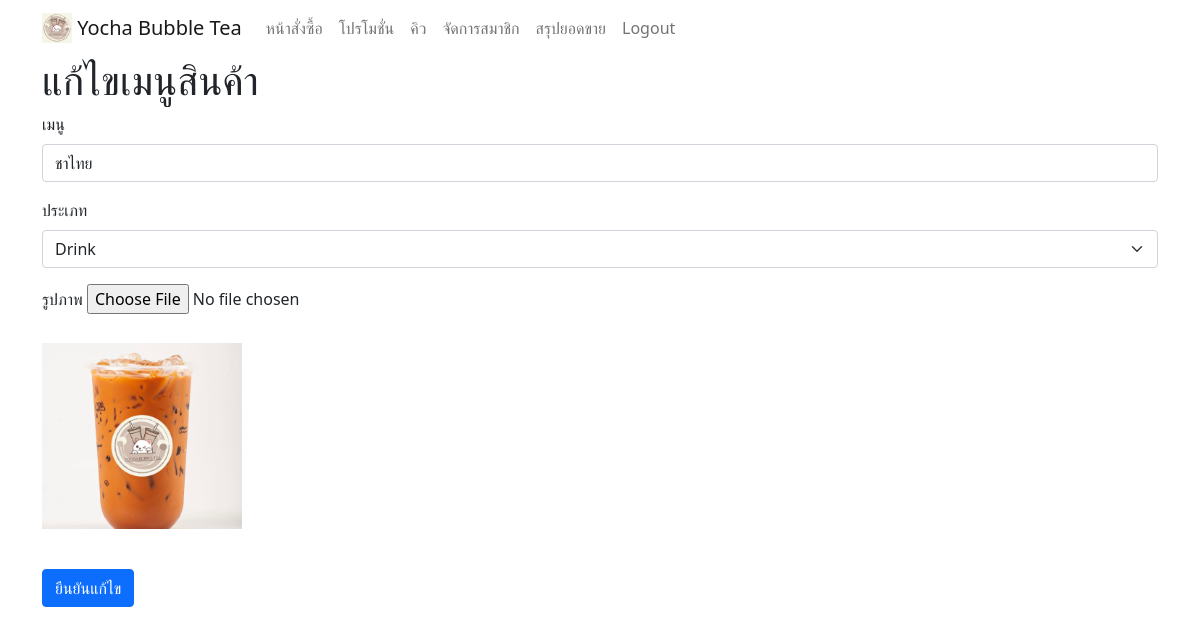
The page /employee/edit_product.php?id=13 (signed in) on the database its author committed.
### tables this page shows
CREATE TABLE `product` (
  `pro_id` int(11) NOT NULL,
  `name` varchar(50) NOT NULL,
  `type` varchar(25) NOT NULL,
  `image` varchar(100) NOT NULL
);

### employee/edit_product.php (the view, shortened to what this page needs)
<?php
include("navbar_em.php");
include ("../connection.php");
$id = $_GET['id'];
$sql = "SELECT * FROM product WHERE pro_id = $id";
$result = $conn->query($sql);
$row = $result->fetch_assoc()
?>
<div class="container">
    <h1>แก้ไขเมนูสินค้า</h1>
    <form action="edit_product_p.php"  method="post" enctype="multipart/form-data">
      <div class="mb-3">
        <label for="name" class="form-label">เมนู</label>
        <input type="text" class="form-control" id="name" name="name" value="<?php echo $row["name"] ?>">
      </div>
      <div class="mb-3">
        <label for="type" class="form-label">ประเภท</label>
        <select class="form-select" id="type" name="type" required>
          <option value="drink" <?php echo ($row['type'] == 'drink') ? 'selected' : ''; ?> >Drink</option>
        </select>
      </div>
      <div class="mb-3">
        <label for="address" class="form-label">รูปภาพ</label>
        <input type="file" name="fileToUpload" id="fileToUpload"><br><br>
        <img id="imagePreview" src="../assets/img/product/<?php echo $row["image"] ?>" alt="Image Preview" style="max-width: 200px;"><br><br>
      </div>
      <button type="submit" class="btn btn-primary">ยืนยันแก้ไข</button>
    </form>
  </div>

### rows shown on the page
product: name "ชาไทย", type "Drink", image (picture)
